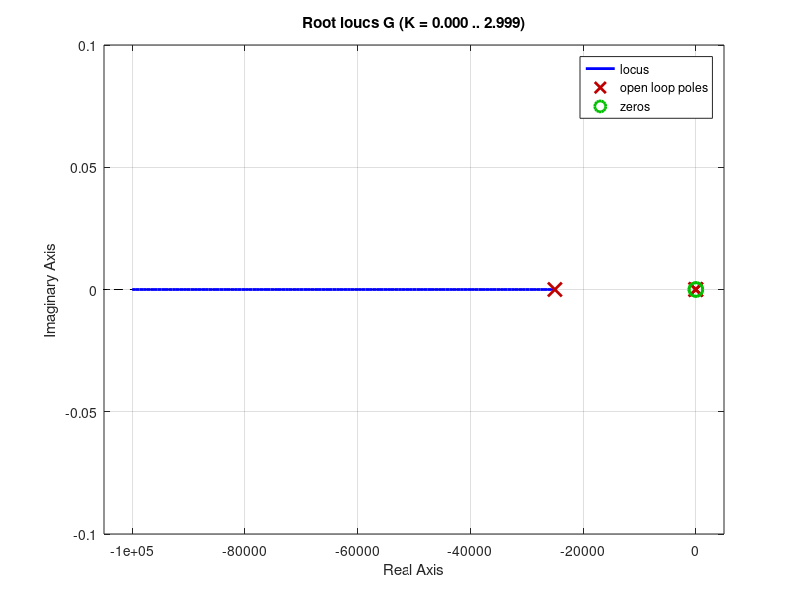

This figure's MATLAB source:
KP = 200;
KI = 0;
KD = 40;
M = 4;%云台质量
L=0.02;%云台重心与YAW轴转动中心的距离

G=tf([KD,KP,KI],[M*L^2,KD, KP, KI]);%云台YAW轴3阶系统传递函数
rlocus(G);